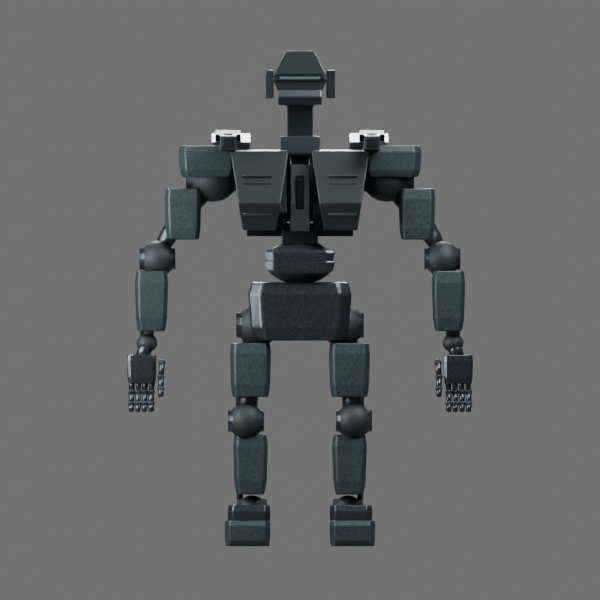
#> input picture v4-unfinished/Nocturne_V4_Expanded60/provenance/batch3/previews/Sentinel_Before_Front.png, 600 x 600 px; its folder holds 4 pictures in this run
$ python package.py
#> lines starting #> are read from the running program, lines starting #| are printed output that depends on the picture
from pathlib import Path
import json,hashlib,zipfile,os,shutil,subprocess
from PIL import Image,ImageDraw,ImageFont
P=Path(__file__).resolve().parents[1];root=P.parent
font=ImageFont.truetype('/usr/share/fonts/truetype/dejavu/DejaVuSans.ttf',22)
views=['Front','Side','Back','Limbs','Hand','Feet'];out=Image.new('RGB',(1200,6*650),(22,24,27));d=ImageDraw.Draw(out)
#> after `out = Image.new('RGB', (1200, 6 * 650), (22, 24, 27))`:
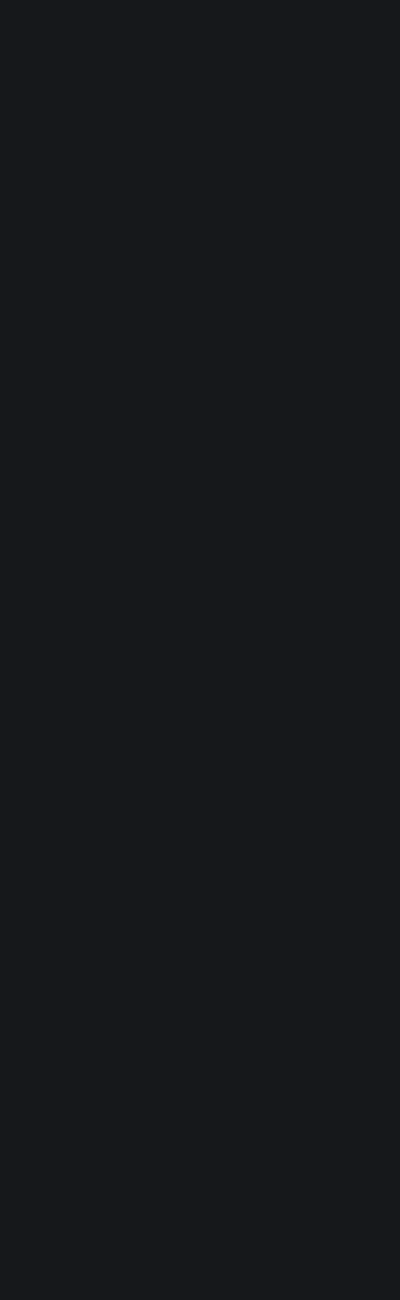
#> out: PIL image 1200x3900 RGB (shown at 1/3 size); mean R, G, B 22, 24, 27
for i,v in enumerate(views):
 for j,label in enumerate(['Before','After']):
  im=Image.open(P/'previews'/f'Sentinel_{label}_{v}.png');im.load();out.paste(im.convert('RGB'),(j*600,i*650+50));d.text((j*600+18,i*650+13),f'{label}: {v}',font=font,fill=(235,235,235))
#> further down, im is the input picture: PIL image 600x600 RGBA; mean R, G, B, A 104.3, 105.6, 106.1, 255
#> after `out.paste(im.convert('RGB'), (j * 600, i * 650 + 50))`:
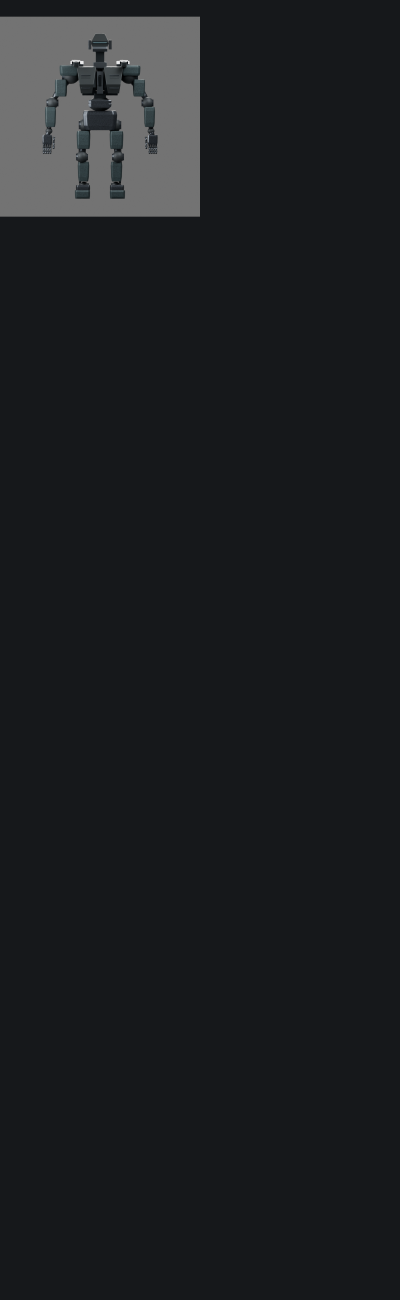
#> out: PIL image 1200x3900 RGB (shown at 1/3 size); mean R, G, B 28.3, 30.3, 33.1
#> (the run stopped early here; a loop or call above may not have finished)
